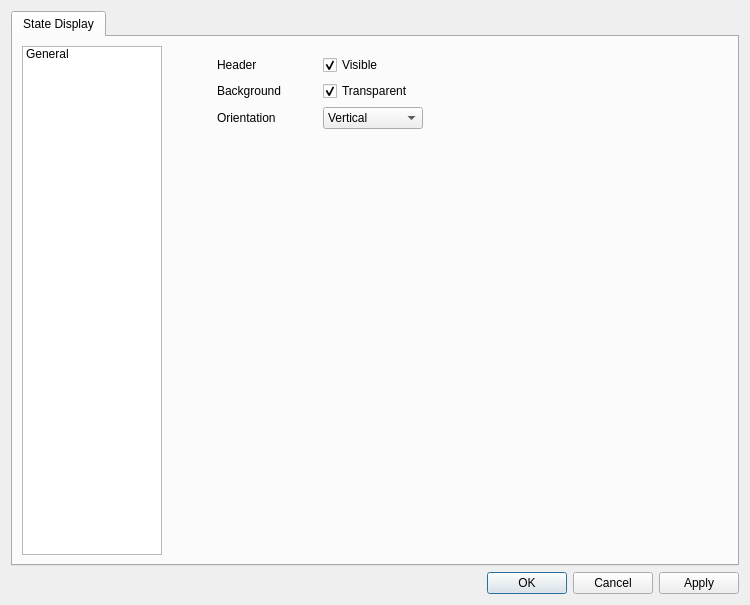
<?xml version="1.0" encoding="UTF-8"?>
<ui version="4.0">
 <class>QTBStateDisplayEditor</class>
 <widget class="QDialog" name="QTBStateDisplayEditor">
  <property name="geometry">
   <rect>
    <x>0</x>
    <y>0</y>
    <width>750</width>
    <height>605</height>
   </rect>
  </property>
  <property name="minimumSize">
   <size>
    <width>750</width>
    <height>550</height>
   </size>
  </property>
  <property name="windowTitle">
   <string>State Indicator</string>
  </property>
  <layout class="QVBoxLayout" name="verticalLayout_2">
   <item>
    <widget class="QTabWidget" name="tabWidget">
     <property name="currentIndex">
      <number>0</number>
     </property>
     <widget class="QWidget" name="tab">
      <attribute name="title">
       <string>State Display</string>
      </attribute>
      <layout class="QHBoxLayout" name="horizontalLayout_4">
       <item>
        <widget class="QListWidget" name="listWidget">
         <property name="minimumSize">
          <size>
           <width>140</width>
           <height>0</height>
          </size>
         </property>
         <property name="maximumSize">
          <size>
           <width>140</width>
           <height>16777215</height>
          </size>
         </property>
         <property name="editTriggers">
          <set>QAbstractItemView::NoEditTriggers</set>
         </property>
         <property name="currentRow">
          <number>-1</number>
         </property>
         <item>
          <property name="text">
           <string>General</string>
          </property>
         </item>
        </widget>
       </item>
       <item>
        <widget class="QStackedWidget" name="stackedWidget">
         <widget class="QWidget" name="page">
          <layout class="QVBoxLayout" name="verticalLayout">
           <item>
            <layout class="QHBoxLayout" name="horizontalLayout_3">
             <item>
              <spacer name="horizontalSpacer_3">
               <property name="orientation">
                <enum>Qt::Horizontal</enum>
               </property>
               <property name="sizeType">
                <enum>QSizePolicy::Fixed</enum>
               </property>
               <property name="sizeHint" stdset="0">
                <size>
                 <width>40</width>
                 <height>20</height>
                </size>
               </property>
              </spacer>
             </item>
             <item>
              <widget class="QLabel" name="label_3">
               <property name="minimumSize">
                <size>
                 <width>100</width>
                 <height>0</height>
                </size>
               </property>
               <property name="text">
                <string>Header </string>
               </property>
              </widget>
             </item>
             <item>
              <widget class="QCheckBox" name="headerCheckBox">
               <property name="minimumSize">
                <size>
                 <width>100</width>
                 <height>0</height>
                </size>
               </property>
               <property name="text">
                <string>Visible</string>
               </property>
               <property name="checked">
                <bool>true</bool>
               </property>
              </widget>
             </item>
             <item>
              <spacer name="horizontalSpacer">
               <property name="orientation">
                <enum>Qt::Horizontal</enum>
               </property>
               <property name="sizeHint" stdset="0">
                <size>
                 <width>40</width>
                 <height>20</height>
                </size>
               </property>
              </spacer>
             </item>
            </layout>
           </item>
           <item>
            <layout class="QHBoxLayout" name="horizontalLayout_9">
             <item>
              <spacer name="horizontalSpacer_4">
               <property name="orientation">
                <enum>Qt::Horizontal</enum>
               </property>
               <property name="sizeType">
                <enum>QSizePolicy::Fixed</enum>
               </property>
               <property name="sizeHint" stdset="0">
                <size>
                 <width>40</width>
                 <height>20</height>
                </size>
               </property>
              </spacer>
             </item>
             <item>
              <widget class="QLabel" name="label_8">
               <property name="minimumSize">
                <size>
                 <width>100</width>
                 <height>0</height>
                </size>
               </property>
               <property name="text">
                <string>Background</string>
               </property>
              </widget>
             </item>
             <item>
              <widget class="QCheckBox" name="transparentCheckBox">
               <property name="minimumSize">
                <size>
                 <width>100</width>
                 <height>0</height>
                </size>
               </property>
               <property name="text">
                <string>Transparent</string>
               </property>
               <property name="checked">
                <bool>true</bool>
               </property>
              </widget>
             </item>
             <item>
              <spacer name="horizontalSpacer_6">
               <property name="orientation">
                <enum>Qt::Horizontal</enum>
               </property>
               <property name="sizeHint" stdset="0">
                <size>
                 <width>40</width>
                 <height>20</height>
                </size>
               </property>
              </spacer>
             </item>
            </layout>
           </item>
           <item>
            <layout class="QHBoxLayout" name="horizontalLayout">
             <item>
              <spacer name="horizontalSpacer_5">
               <property name="orientation">
                <enum>Qt::Horizontal</enum>
               </property>
               <property name="sizeType">
                <enum>QSizePolicy::Fixed</enum>
               </property>
               <property name="sizeHint" stdset="0">
                <size>
                 <width>40</width>
                 <height>20</height>
                </size>
               </property>
              </spacer>
             </item>
             <item>
              <widget class="QLabel" name="label">
               <property name="minimumSize">
                <size>
                 <width>100</width>
                 <height>0</height>
                </size>
               </property>
               <property name="text">
                <string>Orientation</string>
               </property>
              </widget>
             </item>
             <item>
              <widget class="QComboBox" name="orientationComboBox">
               <property name="minimumSize">
                <size>
                 <width>100</width>
                 <height>0</height>
                </size>
               </property>
               <item>
                <property name="text">
                 <string>Vertical</string>
                </property>
               </item>
               <item>
                <property name="text">
                 <string>Horizontal</string>
                </property>
               </item>
              </widget>
             </item>
             <item>
              <spacer name="horizontalSpacer_2">
               <property name="orientation">
                <enum>Qt::Horizontal</enum>
               </property>
               <property name="sizeHint" stdset="0">
                <size>
                 <width>40</width>
                 <height>20</height>
                </size>
               </property>
              </spacer>
             </item>
            </layout>
           </item>
           <item>
            <spacer name="verticalSpacer">
             <property name="orientation">
              <enum>Qt::Vertical</enum>
             </property>
             <property name="sizeHint" stdset="0">
              <size>
               <width>20</width>
               <height>40</height>
              </size>
             </property>
            </spacer>
           </item>
          </layout>
         </widget>
         <widget class="QWidget" name="page_2"/>
        </widget>
       </item>
      </layout>
     </widget>
    </widget>
   </item>
   <item>
    <widget class="QDialogButtonBox" name="buttonBox">
     <property name="orientation">
      <enum>Qt::Horizontal</enum>
     </property>
     <property name="standardButtons">
      <set>QDialogButtonBox::Apply|QDialogButtonBox::Cancel|QDialogButtonBox::Ok</set>
     </property>
    </widget>
   </item>
  </layout>
 </widget>
 <resources/>
 <connections>
  <connection>
   <sender>buttonBox</sender>
   <signal>accepted()</signal>
   <receiver>QTBStateDisplayEditor</receiver>
   <slot>accept()</slot>
   <hints>
    <hint type="sourcelabel">
     <x>248</x>
     <y>254</y>
    </hint>
    <hint type="destinationlabel">
     <x>157</x>
     <y>274</y>
    </hint>
   </hints>
  </connection>
  <connection>
   <sender>buttonBox</sender>
   <signal>rejected()</signal>
   <receiver>QTBStateDisplayEditor</receiver>
   <slot>reject()</slot>
   <hints>
    <hint type="sourcelabel">
     <x>316</x>
     <y>260</y>
    </hint>
    <hint type="destinationlabel">
     <x>286</x>
     <y>274</y>
    </hint>
   </hints>
  </connection>
 </connections>
</ui>
